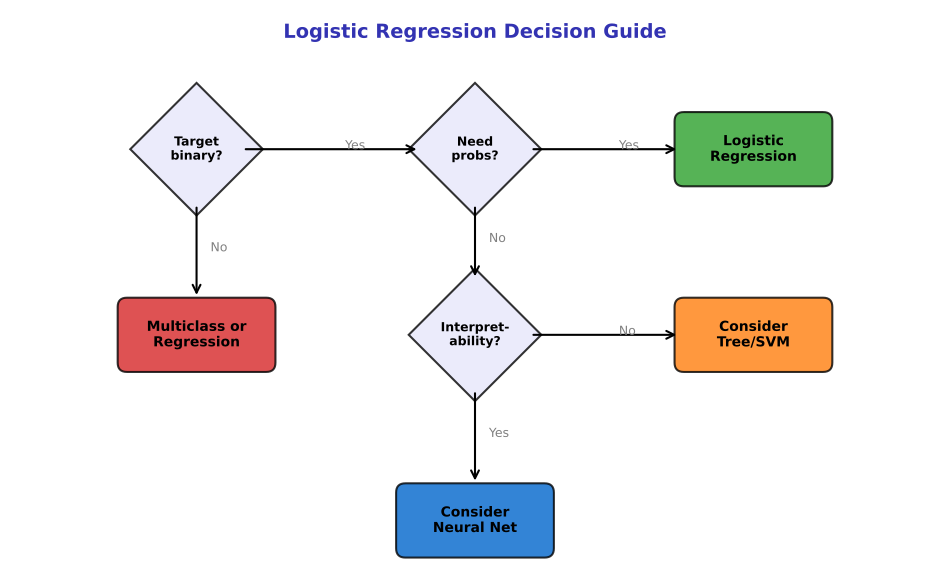

Write the Python code that produced this figure.
"""Decision Flowchart - When to Use Logistic Regression"""
import matplotlib.pyplot as plt
import matplotlib.patches as mpatches
from pathlib import Path

CHART_METADATA = {
    "title": "Logistic Regression Decision Guide",
    "description": "When to use flowchart",
    "url": "https://github.com/Digital-AI-Finance/methods-algorithms/tree/master/slides/L02_Logistic_Regression/07_decision_flowchart"
}

plt.rcParams.update({
    'font.size': 14, 'axes.labelsize': 14, 'axes.titlesize': 16,
    'xtick.labelsize': 13, 'ytick.labelsize': 13, 'legend.fontsize': 13,
    'figure.figsize': (10, 6), 'figure.dpi': 150
})

MLBLUE = '#0066CC'
MLGREEN = '#2CA02C'
MLRED = '#D62728'
MLORANGE = '#FF7F0E'
MLPURPLE = '#3333B2'

def draw_box(ax, x, y, text, color, width=1.8, height=0.6):
    """Draw a rounded rectangle with text."""
    box = mpatches.FancyBboxPatch((x - width/2, y - height/2), width, height,
                                   boxstyle="round,pad=0.05,rounding_size=0.1",
                                   facecolor=color, edgecolor='black', linewidth=1.5,
                                   alpha=0.8)
    ax.add_patch(box)
    ax.text(x, y, text, ha='center', va='center', fontsize=10,
            fontweight='bold', wrap=True)

def draw_diamond(ax, x, y, text, color, size=0.8):
    """Draw a diamond shape with text."""
    diamond = mpatches.RegularPolygon((x, y), numVertices=4, radius=size/1.4,
                                       facecolor=color, edgecolor='black',
                                       linewidth=1.5, alpha=0.8)
    ax.add_patch(diamond)
    ax.text(x, y, text, ha='center', va='center', fontsize=9,
            fontweight='bold', wrap=True)

def draw_arrow(ax, x1, y1, x2, y2, label=None, label_pos=0.5):
    """Draw an arrow with optional label."""
    ax.annotate('', xy=(x2, y2), xytext=(x1, y1),
                arrowprops=dict(arrowstyle='->', color='black', lw=1.5))
    if label:
        mid_x = x1 + (x2 - x1) * label_pos
        mid_y = y1 + (y2 - y1) * label_pos
        ax.text(mid_x + 0.15, mid_y, label, fontsize=9, color='gray')

fig, ax = plt.subplots(figsize=(10, 6))

# Question diamonds
draw_diamond(ax, 2, 4, 'Target\nbinary?', '#E6E6FA', 1.0)
draw_diamond(ax, 5, 4, 'Need\nprobs?', '#E6E6FA', 1.0)
draw_diamond(ax, 5, 2, 'Interpret-\nability?', '#E6E6FA', 1.0)

# Action boxes
draw_box(ax, 2, 2, 'Multiclass or\nRegression', MLRED, 1.6, 0.7)
draw_box(ax, 8, 4, 'Logistic\nRegression', MLGREEN, 1.6, 0.7)
draw_box(ax, 8, 2, 'Consider\nTree/SVM', MLORANGE, 1.6, 0.7)
draw_box(ax, 5, 0, 'Consider\nNeural Net', MLBLUE, 1.6, 0.7)

# Arrows
draw_arrow(ax, 2, 3.4, 2, 2.4, 'No')
draw_arrow(ax, 2.5, 4, 4.4, 4, 'Yes')
draw_arrow(ax, 5.6, 4, 7.2, 4, 'Yes')
draw_arrow(ax, 5, 3.4, 5, 2.6, 'No')
draw_arrow(ax, 5.6, 2, 7.2, 2, 'No')
draw_arrow(ax, 5, 1.4, 5, 0.4, 'Yes')

# Title
ax.text(5, 5.2, 'Logistic Regression Decision Guide', fontsize=14,
        ha='center', fontweight='bold', color=MLPURPLE)

ax.set_xlim(0, 10)
ax.set_ylim(-0.5, 5.5)
ax.set_aspect('equal')
ax.axis('off')

plt.tight_layout()
plt.savefig(Path(__file__).parent / 'chart.pdf', dpi=300, bbox_inches='tight')
plt.close()
print("Chart saved: 07_decision_flowchart/chart.pdf")
